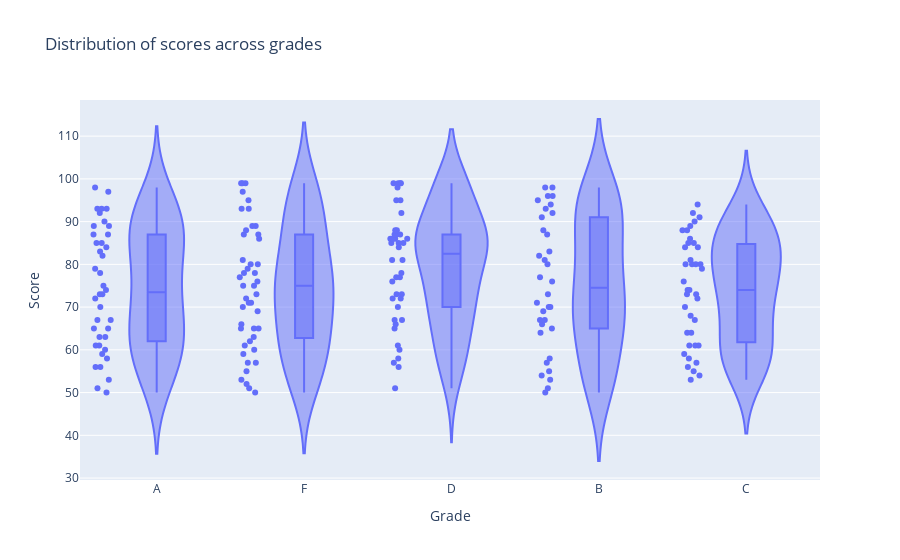

Source (notebook cell):
### Markdown cell above
## Q.2 . Using the Student Grades, create a violin plot to display the distribution of scores across different grade categories.

np.random.seed(15)

data = {

 'Grade': np.random.choice(['A', 'B', 'C', 'D', 'F'], 200),

 'Score': np.random.randint(50, 100, 200)
 
 }
 
df = pd.DataFrame(data)

### Code cell
import pandas as pd
import numpy as np
import plotly.express as px
# given data
np.random.seed(15)
data = {
 'Grade': np.random.choice(['A', 'B', 'C', 'D', 'F'], 200),
 'Score': np.random.randint(50, 100, 200)
 }
# converting into dataframe
df = pd.DataFrame(data)

# generating the violin plot by plotply express with all the points
fig = px.violin(df, x = "Grade", y = "Score", points="all", box = True, title= "Distribution of scores across grades")

#Showinh the plot
fig.show()

### Figure 1 — Plotly figure (JSON) as saved in the notebook; plotly's stock layout.template omitted (floating-point values rounded to 4 significant figures; data arrays with more than 128 entries replaced by an {"elided": "..."} marker saying what was removed)
{"data": [{"alignmentgroup": "True", "box": {"visible": true}, "hovertemplate": "Grade=%{x}<br>Score=%{y}<extra></extra>", "legendgroup": "", "marker": {"color": "#636efa"}, "name": "", "offsetgroup": "", "orientation": "v", "points": "all", "scalegroup": "True", "showlegend": false, "type": "violin", "x": {"elided": "200 str values"}, "x0": " ", "xaxis": "x", "y": {"elided": "200 int values"}, "y0": " ", "yaxis": "y"}], "layout": {"legend": {"tracegroupgap": 0}, "title": {"text": "Distribution of scores across grades"}, "violinmode": "group", "xaxis": {"anchor": "y", "domain": [0, 1], "title": {"text": "Grade"}}, "yaxis": {"anchor": "x", "domain": [0, 1], "title": {"text": "Score"}}}}
